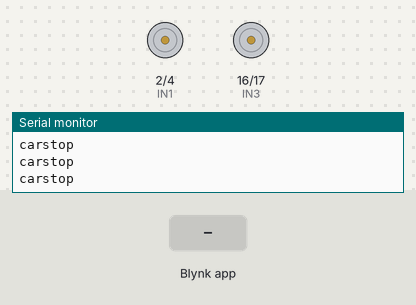
A sketch run on a simulated ESP32. Shown: motor-driver pin pairs drawn as motors (green arrow = first pin HIGH = forward, orange = second pin HIGH = backward, longer = more drive, scaled by the enable pin), the last lines printed to the serial monitor. Inputs (shaded band) come from the test bench. WiFi joins after 1.5 s; servers stay silent unless stated.

Above: at 3.0 s.
3.1 s: Blynk app writes 1 to V0
At 4.3 s:
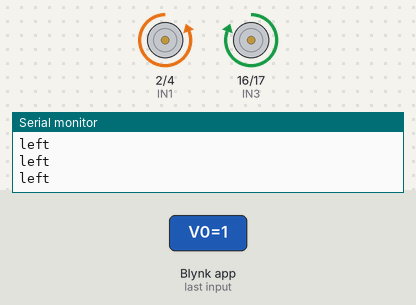
4.6 s: Blynk app writes 0 to V0
At 5.5 s:
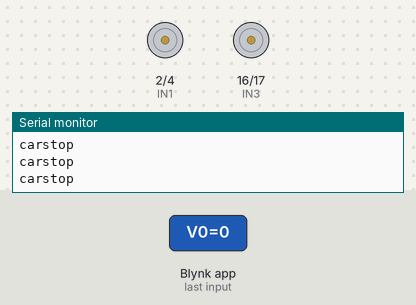
6.1 s: Blynk app writes 1 to V1
At 6.6 s:
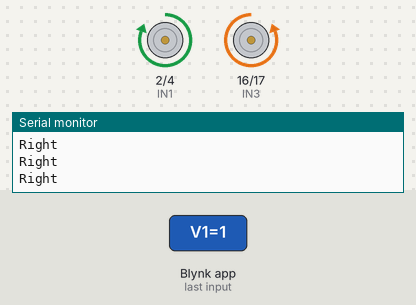
7.6 s: Blynk app writes 0 to V4
At 8.8 s:
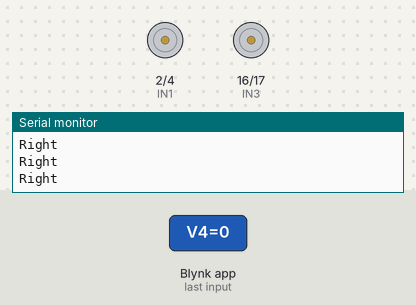
9.1 s: Blynk app writes 200 to V0
10.6 s: Blynk app writes 200 to V4
At 11.2 s:
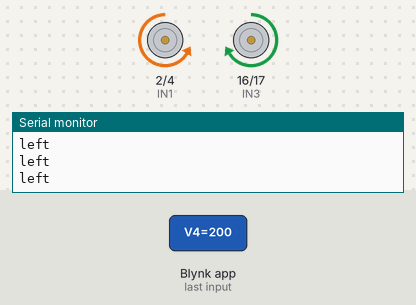
Timing chart, 0 to 13.1 s (numbered marks = the images above; inputs shaded):
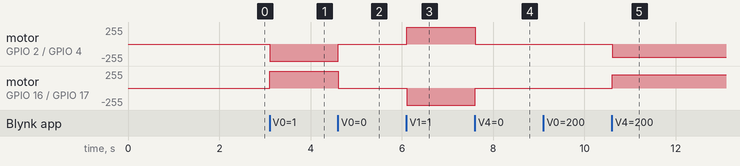

Measured:
- after the input at 3.1 s, motor on GPIO 2 (IN1) / GPIO 4 (IN2): stopped → backward 255/255 at once; motor on GPIO 16 (IN3) / GPIO 17 (IN4): stopped → forward 255/255 at once
- after the input at 4.6 s, motor on GPIO 2 (IN1) / GPIO 4 (IN2): backward 255/255 → stopped at once; motor on GPIO 16 (IN3) / GPIO 17 (IN4): forward 255/255 → stopped at once
- after the input at 6.1 s, motor on GPIO 2 (IN1) / GPIO 4 (IN2): stopped → forward 255/255 at once; motor on GPIO 16 (IN3) / GPIO 17 (IN4): stopped → backward 255/255 at once
- after the input at 7.6 s, motor on GPIO 2 (IN1) / GPIO 4 (IN2): forward 255/255 → stopped at once; motor on GPIO 16 (IN3) / GPIO 17 (IN4): backward 255/255 → stopped at once
- after the input at 10.6 s, motor on GPIO 2 (IN1) / GPIO 4 (IN2): stopped → backward 200/255 at once; motor on GPIO 16 (IN3) / GPIO 17 (IN4): stopped → forward 200/255 at once

The sketch:

wifi_car_with_esp32AndBlynk.ino
```cpp
#define BLYNK_TEMPLATE_ID "TMPL6ZN0QdfoU" //Blynk Template ID
#define BLYNK_TEMPLATE_NAME "Wifi Car"    //Blynk Template Name

#define BLYNK_PRINT Serial
#include <WiFi.h>               // Library WiFi untuk ESP32
#include <BlynkSimpleEsp32.h>    // Library Blynk untuk ESP32
#include <NewPing.h>             // Library Ultrasonic Sensor

// Motor PINs (sesuaikan dengan GPIO ESP32)
#define ENA 18    // Pin Enable untuk Motor A
#define IN1 2     // Pin Input 1 untuk Motor A
#define IN2 4     // Pin Input 2 untuk Motor A
#define IN3 16    // Pin Input 1 untuk Motor B
#define IN4 17    // Pin Input 2 untuk Motor B
#define ENB 5     // Pin Enable untuk Motor B

// Ultrasonic Sensor Pin
#define TRIGGER_PIN 23  // Pin trigger sensor ultrasonik
#define ECHO_PIN 22     // Pin echo sensor ultrasonik
#define MAX_DISTANCE 200 // Maksimal jarak deteksi dalam cm

NewPing sonar(TRIGGER_PIN, ECHO_PIN, MAX_DISTANCE);  // Inisialisasi sensor ultrasonik

// Variabel untuk kontrol arah motor
bool forward = 0;
bool backward = 0;
bool left = 0;
bool right = 0;
int Speed = 255;  // Nilai default kecepatan motor (0 - 255)

char auth[] = "HeR-Ws1udySY-CTBeywQ6yQ8SGHp63hl"; // Masukkan Blynk Auth Token
char ssid[] = "wifiku";                           // Masukkan SSID WiFi
char pass[] = "mbotenngertos";                    // Masukkan Password WiFi

// Mode untuk pengaturan otomatis
bool autoMode = false; // Default mode manual
bool intelegentMode = false; // Default mode manual

unsigned long previousMillis = 0; // Untuk mengontrol durasi belokan
const long interval = 500;        // Durasi belokan (500ms atau 0.5 detik untuk belok 90 derajat)

void setup() {
  Serial.begin(9600);

  pinMode(ENA, OUTPUT);
  pinMode(IN1, OUTPUT);
  pinMode(IN2, OUTPUT);
  pinMode(IN3, OUTPUT);
  pinMode(IN4, OUTPUT);
  pinMode(ENB, OUTPUT);

  Blynk.begin(auth, ssid, pass);
}

// Fungsi untuk mengontrol mode otomatis/manual dari Blynk

// Fungsi untuk membaca input dari Blynk (manual control)
BLYNK_WRITE(V0) { forward = param.asInt(); }
BLYNK_WRITE(V1) { backward = param.asInt(); }
BLYNK_WRITE(V2) { left = param.asInt(); }
BLYNK_WRITE(V3) { right = param.asInt(); }
BLYNK_WRITE(V4) { Speed = param.asInt(); }

BLYNK_WRITE(V5) {
  autoMode = param.asInt();  // Baca nilai dari tombol switch (1 = otomatis, 0 = manual)
}

void smartcar() {
  if (autoMode) {
    // Mode otomatis: Menghindari rintangan menggunakan sensor ultrasonik
    int distance = sonar.ping_cm();

    // Jika ada halangan dalam jarak kurang dari 20 cm, berbelok ke kanan
    if (distance > 0 && distance < 20) {
      unsigned long currentMillis = millis();

      // Belok kanan selama 500ms (90 derajat)
      if (currentMillis - previousMillis >= interval) {
        previousMillis = currentMillis;
        carturnleft();
        delay(300); // Mundur Sekitan 0.3 detik
        carbackward();  // Belok kanan
        delay(500);      // Delay agar belok sempurna (0.5 detik)
        carStop();       // Berhenti setelah belok
      }
    } else {
      carturnright();  // Tidak ada rintangan, maju terus
    }
  } else {
    // Mode manual: Kontrol dari Blynk
    if (forward == 1) {
      carforward();
      Serial.println("left");
    } else if (backward == 1) {
      carbackward();
      Serial.println("Right");
    } else if (left == 1) {
      carturnleft();
      Serial.println("backward");
    } else if (right == 1) {
      carturnright();
      Serial.println("forward");
    } else if (forward == 0 && backward == 0 && left == 0 && right == 0) {
      carStop();
      Serial.println("carstop");
    }
  }
}

void loop() {
  Blynk.run();
  smartcar();
}

// Fungsi motor tetap sama seperti sebelumnya:
void carforward() {
  analogWrite(ENA, Speed);
  analogWrite(ENB, Speed);
  digitalWrite(IN1, LOW);
  digitalWrite(IN2, HIGH);
  digitalWrite(IN3, HIGH);
  digitalWrite(IN4, LOW);
}
void carbackward() {
  analogWrite(ENA, Speed);
  analogWrite(ENB, Speed);
  digitalWrite(IN1, HIGH);
  digitalWrite(IN2, LOW);
  digitalWrite(IN3, LOW);
  digitalWrite(IN4, HIGH);
}
void carturnleft() {
  analogWrite(ENA, Speed);
  analogWrite(ENB, Speed);
  digitalWrite(IN1, HIGH);
  digitalWrite(IN2, LOW);
  digitalWrite(IN3, HIGH);
  digitalWrite(IN4, LOW);
}
void carturnright() {
  analogWrite(ENA, Speed);
  analogWrite(ENB, Speed);
  digitalWrite(IN1, LOW);
  digitalWrite(IN2, HIGH);
  digitalWrite(IN3, LOW);
  digitalWrite(IN4, HIGH);
}
void carStop() {
  digitalWrite(IN1, LOW);
  digitalWrite(IN2, LOW);
  digitalWrite(IN3, LOW);
  digitalWrite(IN4, LOW);
}
```
